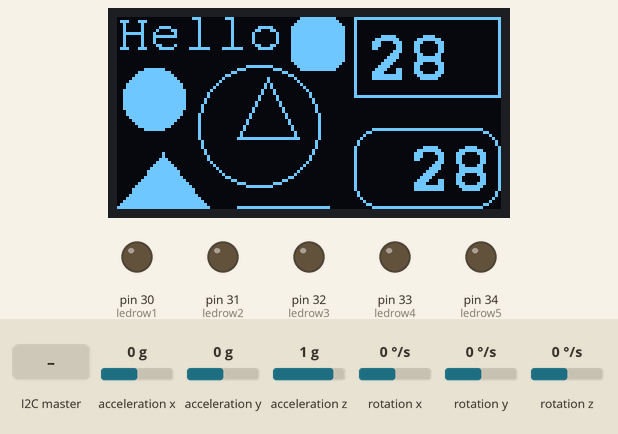
The sketch below on a simulated Arduino Mega 2560, built with avr-gcc and run on an emulated ATmega2560. On the bench: 128×64 one-colour display, output pins drawn as LEDs (lit = HIGH). Inputs (shaded band) come from the test bench; at power-on: acceleration x 0 g, acceleration y 0 g, rotation z 0 °/s, acceleration z 1 g, rotation x 0 °/s, rotation y 0 °/s. What the sketch prints to the serial monitor is not drawn.

Above: at 4.37 s.
4.4 s: the I2C master sends the byte 1
At 4.52 s:
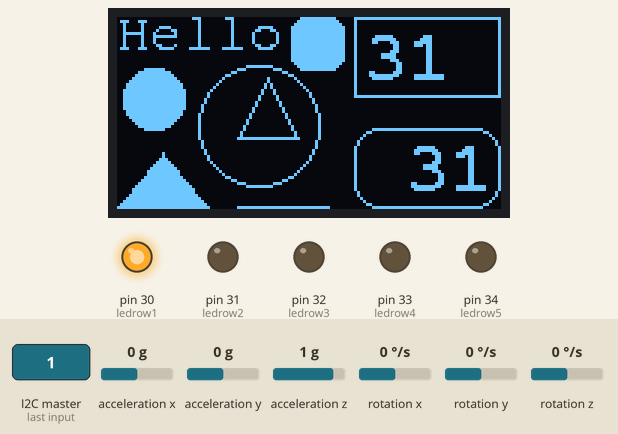
6.0 s: the I2C master sends the byte 2
At 6.04 s:
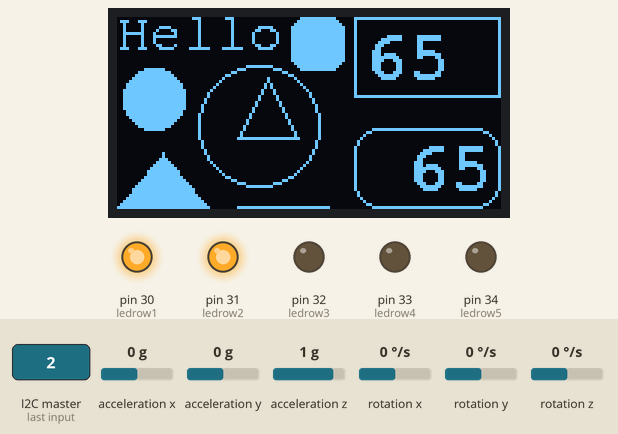
7.6 s: acceleration x set to -1.4 g
10.6 s: acceleration y set to -1.4 g
13.6 s: rotation z set to -192 °/s
16.6 s: the I2C master sends the byte 0
At 16.66 s:
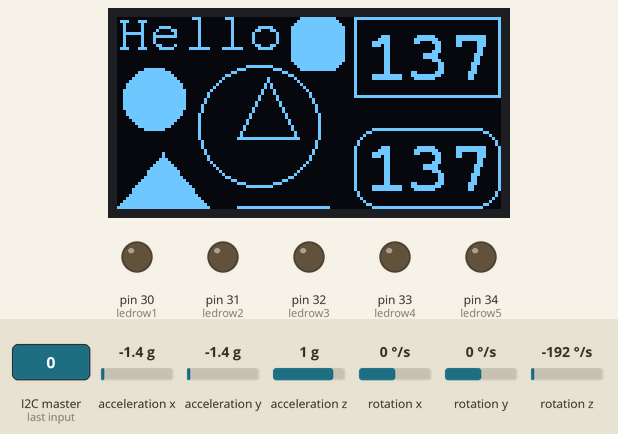
Timing chart, 0 to 19.6 s (numbered marks = the images above; inputs shaded):
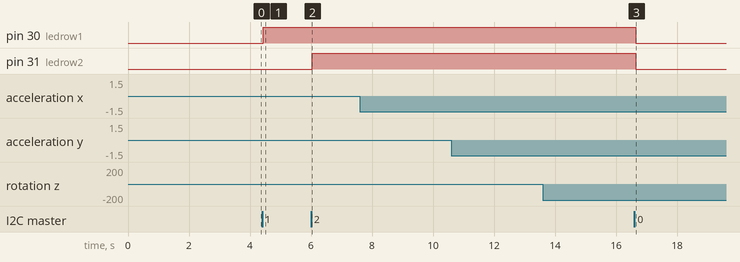

The sketch:

Display_Gyro_I2C_LEDs_1.ino
```cpp
#include <Adafruit_GFX.h>  // Include core graphics library for the display
#include <Adafruit_SSD1306.h>  // Include Adafruit_SSD1306 library to drive the display
#include <MPU6050_tockn.h>
#include <Wire.h>

#include <Fonts/FreeMonoBold12pt7b.h>  // Add a custom font
#include <Fonts/FreeMono9pt7b.h>  // Add a custom font

Adafruit_SSD1306 display(128, 64);  // Create display
MPU6050 mpu6050(Wire);

int Variable1;  // Create a variable to have something dynamic to show on the display

#define adressePI 0x05  // Define Adresse of Pi
#define adresseGY 0x3c  // Define Adresse of Gyrosensor
int zahl = 0;         // data Variable

//--define led pins
int ledrow1 = 30;
int ledrow2 = 31;
int ledrow3 = 32;
int ledrow4 = 33;
int ledrow5 = 34;


void setup() {
  delay(100);  // This delay is needed to let the display to initialize
  Serial.begin(9600);
  //--define led outputs
  pinMode(ledrow1,OUTPUT);
  pinMode(ledrow2,OUTPUT);
  pinMode(ledrow3,OUTPUT);
  pinMode(ledrow4,OUTPUT);
  pinMode(ledrow5,OUTPUT);

  display.begin(SSD1306_SWITCHCAPVCC, 0x3C);  // Initialize display with the I2C address of 0x3C
  display.clearDisplay();  // Clear the buffer
  display.setTextColor(WHITE);  // Set color of the text
  display.setRotation(0);  // Set orientation. Goes from 0, 1, 2 or 3
  display.setTextWrap(false);  // By default, long lines of text are set to automatically “wrap” back to the leftmost column.
                               // To override this behavior (so text will run off the right side of the display - useful for
                               // scrolling marquee effects), use setTextWrap(false). The normal wrapping behavior is restored
                               // with setTextWrap(true).
  display.dim(0);  //Set brightness (0 is maximun and 1 is a little dim)

  Wire.begin(adressePI);  // for Pi Comms
  Wire.onReceive(empfangeDaten);
  Wire.onRequest(sendeDaten);

//  Wire.begin(adresseGY);       // for MPU6050
  mpu6050.begin();
  mpu6050.calcGyroOffsets(true);

  Serial.println("Bereit");
}

void loop() {
  mpu6050.update();
  Serial.print("angleX : ");
  Serial.print(mpu6050.getAngleX());
  Serial.print("\tangleY : ");
  Serial.print(mpu6050.getAngleY());
  Serial.print("\tangleZ : ");
  Serial.println(mpu6050.getAngleZ());

  Variable1++;  // Increase variable by 1
  if(Variable1 > 150)  // If Variable1 is greater than 150
  {
    Variable1 = 0;  // Set Variable1 to 0
  }


  // Convert Variable1 into a string, so we can change the text alignment to the right:
  // It can be also used to add or remove decimal numbers.
  char string[10];  // Create a character array of 10 characters
  // Convert float to a string:
  dtostrf(Variable1, 3, 0, string);  // (<variable>,<amount of digits we are going to use>,<amount of decimal digits>,<string name>)


  display.clearDisplay();  // Clear the display so we can refresh


  display.setFont(&FreeMono9pt7b);  // Set a custom font
  display.setTextSize(0);  // Set text size. We are using a custom font so you should always use the text size of 0


  // Print text:
  display.setCursor(0, 10);  // (x,y)
  display.println("Hello");  // Text or value to print


  // Draw triangle:
  display.drawTriangle(40,40,   50,20,   60,40, WHITE);  // Draw triangle. X, Y coordinates for three corner points defining the triangle, followed by a color

  // Draw filled triangle:
  display.fillTriangle(0,63,   15,45,   30,63, WHITE);  // Draw filled triangle. X, Y coordinates for three corner points defining the triangle, followed by a color

  // Draw line:
  display.drawLine(40, 63, 70, 63, WHITE);  // Draw line (x0,y0,x1,y1,color)

  // Draw circle:
  display.drawCircle(47, 36, 20, WHITE);  //  Draw circle (x,y,radius,color). X and Y are the coordinates for the center point

  // Draw a filled circle:
  display.fillCircle(12, 27, 10, WHITE);  // Draw filled circle (x,y,radius,color). X and Y are the coordinates for the center point

 // Draw rounded rectangle and fill:
  display.fillRoundRect(58, 0, 18, 18, 5, WHITE);  // Draw filled rounded rectangle (x,y,width,height,color)
                                                   // It draws from the location to down-right


  // Draw rectangle:
  display.drawRect(79, 0, 49, 27, WHITE);  // Draw rectangle (x,y,width,height,color)
                                           // It draws from the location to down-right

  display.setFont(&FreeMonoBold12pt7b);  // Set a custom font

  // Print variable with left alignment:
  display.setCursor(83, 20);  // (x,y)
  display.println(Variable1);  // Text or value to print


  // Draw rounded rectangle:
  display.drawRoundRect(79, 37, 49, 27, 8, WHITE);  // Draw rounded rectangle (x,y,width,height,radius,color)
                                                    // It draws from the location to down-right

  // Print variable with right alignment:
  display.setCursor(83, 57);  // (x,y)
  display.println(string);  // Text or value to print


  display.display();  // Print everything we set previously
}

// Pi Coms
void empfangeDaten(int byteCount) {
  while (Wire.available()) {
    zahl = Wire.read();
    Serial.print("Daten erhalten: ");
    Serial.println(zahl);

    if (zahl == 1) {
        digitalWrite(13, HIGH);
    } else {
        digitalWrite(13, LOW);
    }

    ledRowControl(zahl);
  }
}

void sendeDaten() {
  Wire.write(zahl);
}


//--LED Row Controll Void
void ledRowControl(int led){
  switch(led){
    case 0: digitalWrite(ledrow1, LOW);
            digitalWrite(ledrow2, LOW);
            digitalWrite(ledrow3, LOW);
            digitalWrite(ledrow4, LOW);
            digitalWrite(ledrow5, LOW); break;
    case 1: digitalWrite(ledrow1, HIGH);
            digitalWrite(ledrow2, LOW);
            digitalWrite(ledrow3, LOW);
            digitalWrite(ledrow4, LOW);
            digitalWrite(ledrow5, LOW); break;
    case 2: digitalWrite(ledrow1, HIGH);
            digitalWrite(ledrow2, HIGH);
            digitalWrite(ledrow3, LOW);
            digitalWrite(ledrow4, LOW);
            digitalWrite(ledrow5, LOW); break;
    case 3: digitalWrite(ledrow1, LOW);
            digitalWrite(ledrow2, HIGH);
            digitalWrite(ledrow3, LOW);
            digitalWrite(ledrow4, LOW);
            digitalWrite(ledrow5, LOW); break;
    case 4: digitalWrite(ledrow1, LOW);
            digitalWrite(ledrow2, HIGH);
            digitalWrite(ledrow3, HIGH);
            digitalWrite(ledrow4, LOW);
            digitalWrite(ledrow5, LOW); break;
    case 5: digitalWrite(ledrow1, LOW);
            digitalWrite(ledrow2, LOW);
            digitalWrite(ledrow3, HIGH);
            digitalWrite(ledrow4, LOW);
            digitalWrite(ledrow5, LOW); break;
    case 6: digitalWrite(ledrow1, LOW);
            digitalWrite(ledrow2, LOW);
            digitalWrite(ledrow3, HIGH);
            digitalWrite(ledrow4, HIGH);
            digitalWrite(ledrow5, LOW); break;
    case 7: digitalWrite(ledrow1, LOW);
            digitalWrite(ledrow2, LOW);
            digitalWrite(ledrow3, LOW);
            digitalWrite(ledrow4, HIGH);
            digitalWrite(ledrow5, LOW); break;
    case 8: digitalWrite(ledrow1, LOW);
            digitalWrite(ledrow2, LOW);
            digitalWrite(ledrow3, LOW);
            digitalWrite(ledrow4, HIGH);
            digitalWrite(ledrow5, HIGH); break;
    case 9: digitalWrite(ledrow1, LOW);
            digitalWrite(ledrow2, LOW);
            digitalWrite(ledrow3, LOW);
            digitalWrite(ledrow4, LOW);
            digitalWrite(ledrow5, HIGH); break;
    case 10:digitalWrite(ledrow1, HIGH);
            digitalWrite(ledrow2, LOW);
            digitalWrite(ledrow3, LOW);
            digitalWrite(ledrow4, LOW);
            digitalWrite(ledrow5, HIGH); break;

  }
}
```

Measured:
- after the input at 4.4 s, pin 30 (ledrow1): LOW → HIGH at once
- after the input at 6.0 s, pin 31 (ledrow2): LOW → HIGH at once
- after the input at 16.6 s, pin 30 (ledrow1), pin 31 (ledrow2): HIGH → LOW at once
